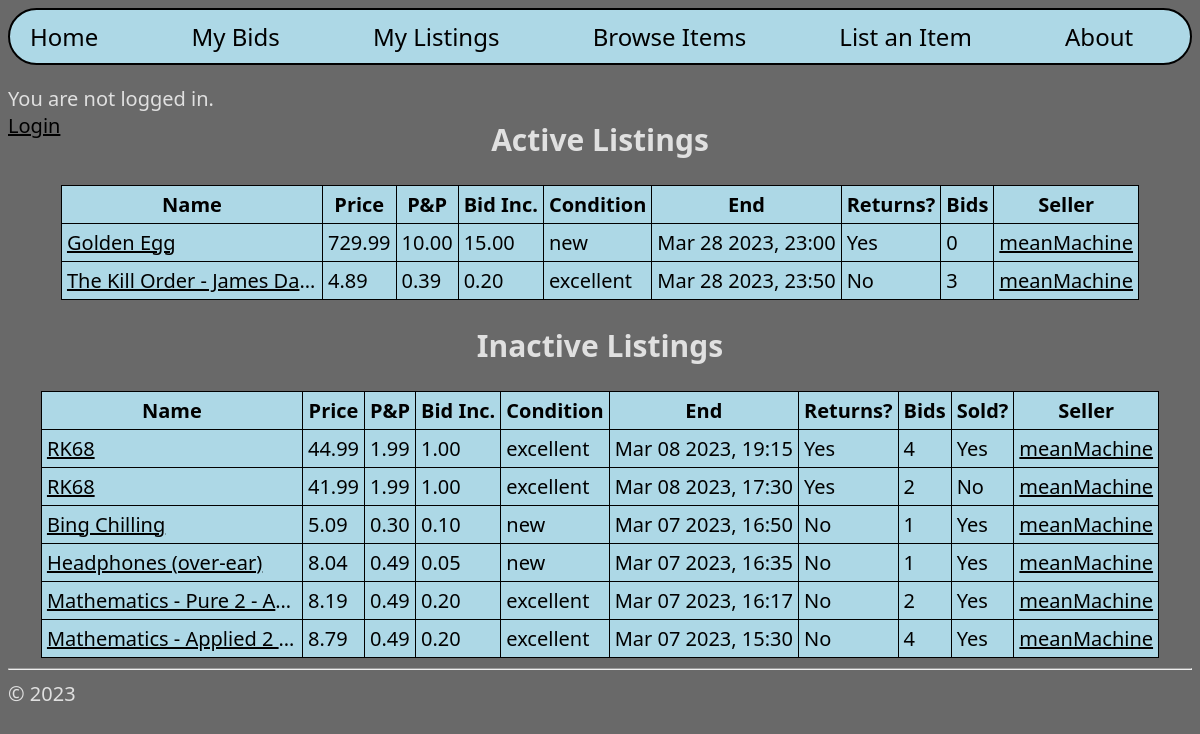
The app's page /userListings/1 with its own data.
### hello/models.py (models this page shows, shortened)
class Items(models.Model):
    name = models.CharField(max_length=50)
    price = models.DecimalField(decimal_places=2, max_digits=10)
    postageCost = models.DecimalField(decimal_places=2, max_digits=10)
    bidIncrement = models.DecimalField(decimal_places=2, max_digits=10)
    conditionChoices = [
        ("new", "New"),
        ("excellent", "Excellent"),
        ("good", "Good"),
        ("used", "Used"),
        ("refurbished", "Refurbished"),
        ("partsOnly", "Parts Only"),
    ]
    condition = models.CharField(max_length=20, choices=conditionChoices)
    endDateTime = models.DateTimeField()
    acceptReturns = models.BooleanField(default=False)
    description = models.TextField(max_length=1000)
    numBids = models.IntegerField(default=0)
    bidders = models.CharField(max_length=999999999, default='[]')
    sold = models.BooleanField(default=False)
    buyerId = models.ForeignKey(Accounts, to_field="id", on_delete=models.DO_NOTHING, related_name="bId", blank=True, null=True)
    sellerId = models.ForeignKey(Accounts, to_field="id", on_delete=models.DO_NOTHING, related_name="sId", blank=True, null=True)
    def getBidders(self):
        return json.loads(self.bidders)
    def setBidders(self, value):
        self.bidders = json.dumps(value)
    biddersProperty = property(getBidders, setBidders)

class Accounts(models.Model):
    user=models.OneToOneField(User, on_delete=models.CASCADE)
    address=models.CharField(max_length=40)
    balance=models.DecimalField(decimal_places=2, max_digits=10, default=0, validators=[MinValueValidator(0)])
    class Meta:
        constraints = (
            CheckConstraint(
                check=Q(balance__gte=0),
                name="minBalance"),
            )
    def __str__(self):
        return str(self.id)

class EndedItems(models.Model):
    name = models.CharField(max_length=50)
    salePrice = models.DecimalField(decimal_places=2, max_digits=10)
    postageCost = models.DecimalField(decimal_places=2, max_digits=10)
    bidIncrement = models.DecimalField(decimal_places=2, max_digits=10)
    conditionChoices = [
        ("new", "New"),
        ("excellent", "Excellent"),
        ("good", "Good"),
        ("used", "Used"),
        ("refurbished", "Refurbished"),
        ("partsOnly", "Parts Only"),
    ]
    condition = models.CharField(max_length=20, choices=conditionChoices)
    endDateTime = models.DateTimeField("Date/Time Logged")
    acceptReturns = models.BooleanField()
    description = models.TextField(max_length=1000)
    numBids = models.IntegerField()
    bidders = models.CharField(max_length=999999999, default='[]')
    sold = models.BooleanField()
    buyerId = models.IntegerField(blank=True, null=True)
    sellerId = models.IntegerField()
    destinationAddress = models.CharField(max_length=40, blank=True, null=True)
    def getBidders(self):
        return json.loads(self.bidders)
    def setBidders(self, value):
        self.bidders = json.dumps(value)
    biddersProperty = property(getBidders, setBidders)

### hello/views.py (the view)
# urls.py: path("userListings/<int:pk>", views.userListings, name="userListings"),
def userListings(request, pk):
    myCurrentItems = Items.objects.filter(sellerId=pk).order_by("endDateTime")
    myOldItems = EndedItems.objects.filter(sellerId=pk).order_by("-endDateTime")
    you = True if request.user.pk == pk else False
    return render(
        request, "hello/userListings.html",
        {
        "username": getUsernameBalance(request)[0],
        "balance": str(getUsernameBalance(request)[1]),
        "myCurrentItems": myCurrentItems,
        "myOldItems": myOldItems,
        "you": you,
        }
        )

### hello/templatetags/myTags.py (called while the page is built)
@register.simple_tag
def idToUsername(id):
    return Accounts.objects.get(pk=id).user.username

### hello/views.py (called while the page is built)
def getUsernameBalance(request):
    username = None
    balance = None
    if request.user.is_authenticated:
        username = request.user.username
        pK = request.user.pk
        balance = Accounts.objects.get(user__pk=pK).balance
    return (username, balance)

### hello/templates/hello/userListings.html (shortened to what this page needs)
{% extends "hello/layout.html" %}
{% load myTags %}
{% block loggedInAs %}
    {% if username %}
    <p style="color: rgb(224, 224, 224)">
        Logged in as {{username}}.
        <br>
        Balance: £{{balance}}
        <br>
        <a href="{% url 'logout' %}">Logout</a>
    </p>
    {% else %}
    <p style="color: rgb(224, 224, 224)">
        You are not logged in.
        <br>
        <a href="{% url 'login' %}">Login</a>
    </p>
    {% endif %}
{% endblock %}
{% block subheader %}
<h2 style="margin-top: -40px;">Active Listings</h2>
{% endblock %}
{% block content %}
    <table>
    {% if myCurrentItems %}
        <thead>
        <tr>
            <th>Name</th>
            <th>Price</th>
            <th>P&P</th>
            <th>Bid Inc.</th>
            <th>Condition</th>
            <th>End</th>
            <th>Returns?</th>
            <th>Bids</th>
            <th>Seller</th>
        </tr>
        </thead>
    {% endif %}
        {% for item in myCurrentItems %}
            <tbody>
                <tr>
                    <td class="limitedRow"><a href="{% url 'itemDetail' pk=item.pk %}">{{item.name}}</a></td>
                    <td>{{item.price}}</td>
                    <td>{{item.postageCost}}</td>
                    <td>{{item.bidIncrement}}</td>
                    <td>{{item.condition}}</td>
                    <td>{{item.endDateTime|date:"M d Y, H:i"}}</td>
                    {% if item.acceptReturns %}
                        <td>Yes</td>
                    {% else %}
                        <td>No</td>
                    {% endif %}
                    <td>{{item.numBids}}</td>
                    {% if you %}
                        <td>You</td>
                    {% else %}
                        <td><a href="{% url 'userListings' pk=item.sellerId %}">{% idToUsername item.sellerId_id %}</a></td>
                    {% endif %}
                </tr>
            </tbody>
        {% empty %}
            <p style="color: rgb(224, 224, 224)">No Active Listings.</p>
        {% endfor %}
    </table>
{% endblock %}
{% block additionalContent %}
<div class="centralContainer">
    <h2>Inactive Listings</h2>
</div>
<div class="centralContainer">
    <table>
        {% if myOldItems %}
            <thead>
            <tr>
                <th>Name</th>
                <th>Price</th>
                <th>P&P</th>
                <th>Bid Inc.</th>
                <th>Condition</th>
                <th>End</th>
                <th>Returns?</th>
                <th>Bids</th>
                <th>Sold?</th>
                <th>Seller</th>
            </tr>
            </thead>
        {% endif %}
        {% for item in myOldItems %}
            <tbody>
                <tr>
                    <td class="limitedRow"><a href="{% url 'endedItemDetail' pk=item.pk %}">{{item.name}}</a></td>
                    <td>{{item.salePrice}}</td>
                    <td>{{item.postageCost}}</td>
                    <td>{{item.bidIncrement}}</td>
                    <td>{{item.condition}}</td>
                    <td>{{item.endDateTime|date:"M d Y, H:i"}}</td>
                    {% if item.acceptReturns %}
                        <td>Yes</td>
                    {% else %}
                        <td>No</td>
                    {% endif %}
                    <td>{{item.numBids}}</td>
                    {% if item.sold %}
                        <td>Yes</td>
                    {% else %}
                        <td>No</td>
                    {% endif %}
                    {% if you %}
                        <td>You</td>
                        <td>{{item.destinationAddress}}</td>
                    {% else %}
                        <td><a href="{% url 'userListings' pk=item.sellerId %}">{% idToUsername item.sellerId %}</a></td>
                    {% endif %}
                </tr>
            </tbody>
        {% empty %}
            <p style="color: rgb(224, 224, 224)">No Inactive Listings.</p>
        {% endfor %}
    </table>
</div>
{% endblock %}

### hello/static/hello/site.css (style rules this page uses)
* { font-family: "Segoe UI"; color: black; }
.centralContainer { display: flex; justify-content: center; }
h2 { color: rgb(224, 224, 224); }
body { background: dimgray; font-size: 20px; }
table { background-color: lightblue; border-collapse: collapse; }
th, td { border: 1px solid black; padding: 5px; }
.limitedRow { max-width: 250px; white-space: nowrap; overflow: hidden; text-overflow: ellipsis; }

### records on screen
Items: name "Golden Egg", price "729.99", postageCost "10.00", bidIncrement "15.00", condition "new", endDateTime "Mar 28 2023, 23:00", acceptReturns "Yes", numBids "0", sellerId.username "meanMachine"
Items: name "The Kill Order - James Da…", price "4.89", postageCost "0.39", bidIncrement "0.20", condition "excellent", endDateTime "Mar 28 2023, 23:50", acceptReturns "No", numBids "3", sellerId.username "meanMachine"
EndedItems: name "RK68", salePrice "44.99", postageCost "1.99", bidIncrement "1.00", condition "excellent", endDateTime "Mar 08 2023, 19:15", acceptReturns "Yes", numBids "4", sold "Yes", sellerId.username "meanMachine"
EndedItems: name "RK68", salePrice "41.99", postageCost "1.99", bidIncrement "1.00", condition "excellent", endDateTime "Mar 08 2023, 17:30", acceptReturns "Yes", numBids "2", sold "No", sellerId.username "meanMachine"
EndedItems: name "Bing Chilling", salePrice "5.09", postageCost "0.30", bidIncrement "0.10", condition "new", endDateTime "Mar 07 2023, 16:50", acceptReturns "No", numBids "1", sold "Yes", sellerId.username "meanMachine"
EndedItems: name "Headphones (over-ear)", salePrice "8.04", postageCost "0.49", bidIncrement "0.05", condition "new", endDateTime "Mar 07 2023, 16:35", acceptReturns "No", numBids "1", sold "Yes", sellerId.username "meanMachine"
EndedItems: name "Mathematics - Pure 2 - A…", salePrice "8.19", postageCost "0.49", bidIncrement "0.20", condition "excellent", endDateTime "Mar 07 2023, 16:17", acceptReturns "No", numBids "2", sold "Yes", sellerId.username "meanMachine"
EndedItems: name "Mathematics - Applied 2…", salePrice "8.79", postageCost "0.49", bidIncrement "0.20", condition "excellent", endDateTime "Mar 07 2023, 15:30", acceptReturns "No", numBids "4", sold "Yes", sellerId.username "meanMachine"
